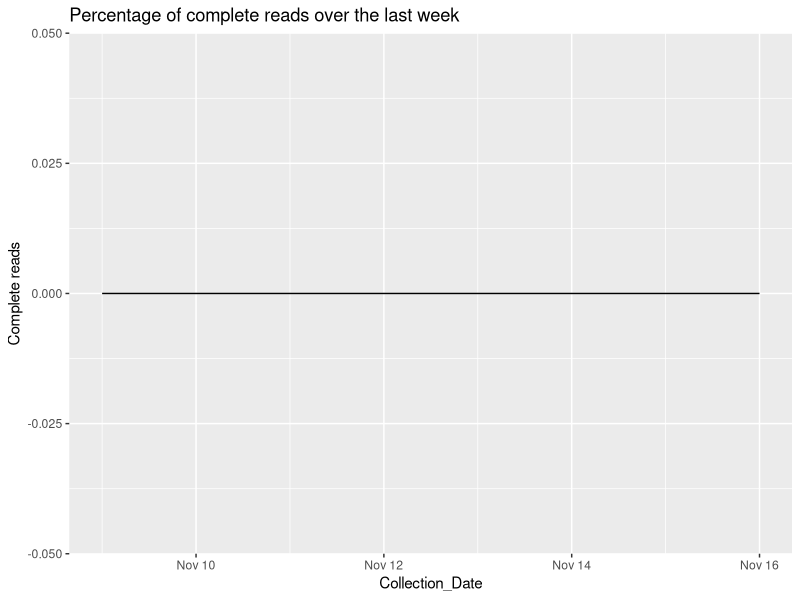

R code for this plot: (Note: this script raises an error after producing the figure.)
## ---- chunk 1
knitr::opts_chunk$set(echo = TRUE)
library(dplyr)
library(ggplot2)
library(lubridate)
library(tidyr)
library(stringr)
library(zoo)

## ---- chunk 2
#Global Variables
#Dataframe for the last week
start_date <- (date(Sys.Date())-8)
end_date <- date(Sys.Date()-1)  # yesterdays's date

Last_week <- data.frame(seq(start_date, end_date, "days")) |>
            mutate(Collection_Date= seq.start_date..end_date...days..)

dams  <- c("Avon Dam",
                      "Blue Mountains Dams",
                      "Cataract Dam",
                      "Cordeaux Dam",
                      "Fitzroy Falls Reservoir",
                      "Nepean Dam",
                      "Prospect Reservoir",
                      "Tallowa Dam",
                      "Warragamba Dam",
                      "Wingecarribee Reservoir",
                      "Woronora Dam"

                      )
#Graph Global variables
chart_col_count = 2


Custom_theme = theme(
   #legend.key.height = unit(0.5, "cm"),  # Change height
   #legend.key.width = unit(0.01, "cm"),    # Change width
   legend.position = "top"
  ) 

#Data From scraped files
all_readings <- read.csv("Daily_Dam_Readings_Greater_Sydney.csv") |>                     
                mutate(Collection_Date = date(Collection_Date))


#Scraper performance over teh last week
disinct_readings_count <- all_readings |> 
                    group_by() |> count(Collection_Date) |>
                    mutate(`Complete reads` = (n / 14)*100) 


#Percentage of complete reads for the last week
last_week_performance <- Last_week |>
                       left_join(disinct_readings_count, by="Collection_Date") |> 
                       mutate(`Complete reads` = case_when(
                         is.na(`Complete reads`) ~ 0,
                         TRUE ~ `Complete reads`
                       ))

Percentage_Of_complete_daily_reads <- ggplot(last_week_performance, aes(Collection_Date, `Complete reads`))+
                            geom_line()+
                            ggtitle("Percentage of complete reads over the last week")


#Decay rate of dams by day by weekly average
all_readings_df <- all_readings |>
                  #Filter the data for the dams
                    mutate(data_classifier = case_when(
                      Variable %in% dams ~ "Dams",
                      TRUE ~ "Summaries"
                    )) |> 
  
                  #Filter for the dams dataset and remove the percentages
                    filter(data_classifier == "Dams") |>
                    mutate(daily_value = as.numeric(sub("%", "", daily_value))) |>
                    group_by(Variable) |> 
                #Calculate the rate of change by fixed time periods
                    mutate(daily__volume_change = as.numeric(daily_value) - as.numeric(lag(x= daily_value, n= 1)))|>    
                    mutate(Avg_Rolling_weekly_volume_change = (as.numeric(daily_value) - as.numeric(rollmean(daily_value, k=7)))/7) |>
                    mutate(Avg_Rolling_monthly_volume_change = (as.numeric(daily_value) - as.numeric(rollmean(daily_value, k=30)))/30) |> 
                    mutate(Avg_Rolling_60day_volume_change = (as.numeric(daily_value) - as.numeric(rollmean(daily_value, k=60)))/60) |> 
                    mutate(Avg_Rolling_90day_volume_change = (as.numeric(daily_value) - as.numeric(rollmean(daily_value, k=90)))/90) |> 
                    mutate(Avg_Rolling_120day_volume_change = (as.numeric(daily_value) - as.numeric(rollmean(daily_value, k=120)))/120) |> 
              #Depletion Rates
                  #Daily rate of change
                      mutate(Days_to_zero_at_daily_depletion_rate = case_when(
                        daily__volume_change >= 0 ~ NA,
                        daily__volume_change < 0 ~ days(round(abs((daily_value / daily__volume_change))))
                      )) |> 
                    #weekly depletion rate
                      mutate(Days_to_zero_at_weekly_depletion_rate = case_when(
                        Avg_Rolling_weekly_volume_change >= 0 ~ NA,
                        Avg_Rolling_weekly_volume_change < 0 ~  days(round(abs((daily_value / Avg_Rolling_weekly_volume_change))))
                      )) |> 
                    #Monthly depletion rate
                      mutate(Days_to_zero_at_monthly_depletion_rate = case_when(
                        Avg_Rolling_monthly_volume_change >= 0 ~ NA,
                        Avg_Rolling_monthly_volume_change < 0 ~  days(round(abs((daily_value / Avg_Rolling_monthly_volume_change))))
                      )) |>
                    #60 Day depletion rate
                      mutate(Days_to_zero_at_60day_depletion_rate = case_when(
                        Avg_Rolling_60day_volume_change >= 0 ~ NA,
                        Avg_Rolling_60day_volume_change < 0 ~  days(round(abs((daily_value / Avg_Rolling_60day_volume_change))))
                      ))|>
                    #90 Day depletion rate
                      mutate(Days_to_zero_at_90day_depletion_rate = case_when(
                        Avg_Rolling_90day_volume_change >= 0 ~ NA,
                        Avg_Rolling_90day_volume_change < 0 ~  days(round(abs((daily_value / Avg_Rolling_90day_volume_change))))
                      )) |>
                    #120 Day depletion rate
                      mutate(Days_to_zero_at_120day_depletion_rate = case_when(
                        Avg_Rolling_120day_volume_change >= 0 ~ NA,
                        Avg_Rolling_120day_volume_change < 0 ~  days(round(abs((daily_value / Avg_Rolling_120day_volume_change))))
                      )) |>
              #Capacity Rates 
                    #Daily rate of change
                      mutate(Days_to_full_at_daily_capacity_rate = case_when(
                        daily__volume_change > 0 ~ days(round(abs(((100-daily_value) / daily__volume_change)))),
                        daily__volume_change <= 0 ~ NA
                      )) |>
                    #weekly rate of change
                      mutate(Days_to_full_at_weekly_capacity_rate = case_when(
                        Avg_Rolling_weekly_volume_change > 0 ~ days(round(abs(((100-daily_value) / Avg_Rolling_weekly_volume_change)))),
                        Avg_Rolling_weekly_volume_change <= 0 ~ NA
                      )) |>
                    #Monthly rate of change
                      mutate(Days_to_full_at_monthly_capacity_rate = case_when(
                        Avg_Rolling_monthly_volume_change > 0 ~ days(round(abs(((100-daily_value) / Avg_Rolling_monthly_volume_change)))),
                        Avg_Rolling_monthly_volume_change <= 0 ~ NA
                      )) |>
                    #60 Day depletion rate
                      mutate(Days_to_full_at_60day_capacity_rate = case_when(
                        Avg_Rolling_60day_volume_change > 0 ~ days(round(abs(((100-daily_value) / Avg_Rolling_60day_volume_change)))),
                        Avg_Rolling_60day_volume_change <= 0 ~ NA
                      )) |>  
                    #90 Day depletion rate
                      mutate(Days_to_full_at_90day_capacity_rate = case_when(
                        Avg_Rolling_90day_volume_change > 0 ~ days(round(abs(((100-daily_value) / Avg_Rolling_90day_volume_change)))),
                        Avg_Rolling_90day_volume_change <= 0 ~ NA
                      )) |>  
                    #120 day depletion rate
                      mutate(Days_to_full_at_120day_capacity_rate = case_when(
                        Avg_Rolling_120day_volume_change > 0 ~ days(round(abs(((100-daily_value) / Avg_Rolling_120day_volume_change)))),
                        Avg_Rolling_120day_volume_change <= 0 ~ NA
                      )) |>
                  #For each of the 12 dates, what is the forecast date the dam will spill or deplete?
                      #For Depletion rates;
                        #daily Depletion rate:
                          mutate(Estimated_Day_zero_daily_depletion_rate = Days_to_zero_at_daily_depletion_rate + Collection_Date) |>
                          mutate(Estimated_Day_zero_weekly_depletion_rate = Days_to_zero_at_weekly_depletion_rate + Collection_Date) |>
                          mutate(Estimated_Day_zero_monthly_depletion_rate = Days_to_zero_at_monthly_depletion_rate + Collection_Date) |>
                          mutate(Estimated_Day_zero_60day_depletion_rate = Days_to_zero_at_60day_depletion_rate + Collection_Date) |>
                          mutate(Estimated_Day_zero_90day_depletion_rate = Days_to_zero_at_90day_depletion_rate + Collection_Date) |>
                          mutate(Estimated_Day_zero_120day_depletion_rate = Days_to_zero_at_120day_depletion_rate + Collection_Date) |>
                        #Daily capacity rates:
                          mutate(Estimated_spillover_day_daily_capacity_rate = Days_to_full_at_daily_capacity_rate + Collection_Date) |>
                          mutate(Estimated_spillover_day_weekly_capacity_rate = Days_to_full_at_weekly_capacity_rate + Collection_Date) |>
                          mutate(Estimated_spillover_day_monthly_capacity_rate = Days_to_full_at_monthly_capacity_rate + Collection_Date) |>
                          mutate(Estimated_spillover_day_60day_capacity_rate = Days_to_full_at_60day_capacity_rate + Collection_Date) |>
                          mutate(Estimated_spillover_day_90day_capacity_rate = Days_to_full_at_90day_capacity_rate + Collection_Date) |>  
                          mutate(Estimated_spillover_day_120day_capacity_rate = Days_to_full_at_120day_capacity_rate + Collection_Date) 

#Shorten the dataset to join to the chart
Historic_dataset<- all_readings_df |>
  filter(Collection_Date != date(Sys.Date())) |>
  mutate(`Forecast Type` = "Historic Data") |>
  mutate(`Date Type` = "Historic Data") |>
  rename(Date = Collection_Date) |> 
  mutate(Dam_level_range = "Historic Data") |>
  mutate(Dam_Level_Values = daily_value) |>
  select(Variable,`Forecast Type`, `Date Type`, Date, Dam_level_range, Dam_Level_Values)
                  
  #Subset series
  Yesterdays_Forecast <- all_readings_df |>
  select(Variable,Collection_Date, daily_value,
          Estimated_Day_zero_daily_depletion_rate, Estimated_spillover_day_daily_capacity_rate,
          Estimated_Day_zero_weekly_depletion_rate, Estimated_spillover_day_weekly_capacity_rate,
          Estimated_Day_zero_monthly_depletion_rate, Estimated_spillover_day_monthly_capacity_rate,
          Estimated_Day_zero_60day_depletion_rate, Estimated_spillover_day_60day_capacity_rate,
          Estimated_Day_zero_90day_depletion_rate, Estimated_spillover_day_90day_capacity_rate,
          Estimated_Day_zero_120day_depletion_rate, Estimated_spillover_day_120day_capacity_rate) |>
  filter(Collection_Date == end_date)|>
    pivot_longer(cols = starts_with("Estimated"),
                 names_to = "Forecast Type",
                 values_to = "Key Date"
                 ) |>
    mutate(Forecast_value = case_when(
      str_detect(`Forecast Type`, "Day_zero") ~ 0,
      str_detect(`Forecast Type`, "spillover_day") ~ 100,
      TRUE ~ 500
    ))
  
Yesterdays_Forecast_Graph_data <-Yesterdays_Forecast |>
  pivot_longer(
    cols = c("Collection_Date", "Key Date"),
    names_to = "Date Type",
    values_to = "Date"
  ) |>
  pivot_longer(
    cols = c("daily_value", "Forecast_value"),
    names_to  = "Dam_level_range",
    values_to = "Dam_Level_Values"
  ) |> filter(!is.na(Date)) |> 
  #The pivot longer matches the permutations - we want to remove them
    filter(`Date Type` != "Collection_Date" & Dam_level_range == "Forecast_value" |
           `Date Type` == "Collection_Date" & Dam_level_range == "daily_value" ) |>
    rbind(Historic_dataset)
  
#Plot series to show the forecasts by dam
  #2025 View
gg_dam_forecast_30 <-Yesterdays_Forecast_Graph_data |>
    ggplot(aes(x= Date, y = Dam_Level_Values , colour = `Forecast Type`),)+
    geom_line()+
    xlim(c(as.Date("2023-01-01"), as.Date("2030-01-01")))+
    ylim(0,100)+
    facet_wrap(~Variable, ncol = chart_col_count)+
    theme(legend.position = "none")+
    guides(colour=guide_legend(ncol=1))

gg_dam_forecast_60 <-Yesterdays_Forecast_Graph_data |>
    ggplot(aes(x= Date, y = Dam_Level_Values , colour = `Forecast Type`),)+
    geom_line()+
  xlim(c(as.Date("2023-01-01"), as.Date("2060-01-01")))+
    ylim(0,100)+
    facet_wrap(~Variable, ncol = chart_col_count)+
    Custom_theme+
    guides(colour=guide_legend(ncol=1))
  
## ---- chunk 3
## How has the scraper performed over the last week?
# Testing next to see if its deployed in the markdown on deploy

Percentage_Of_complete_daily_reads


## ---- chunk 4
#Based on a 120 day rolling average what date is warragamba likely to overflow or hit zero.
gg_dam_forecast_60
gg_dam_forecast_30

